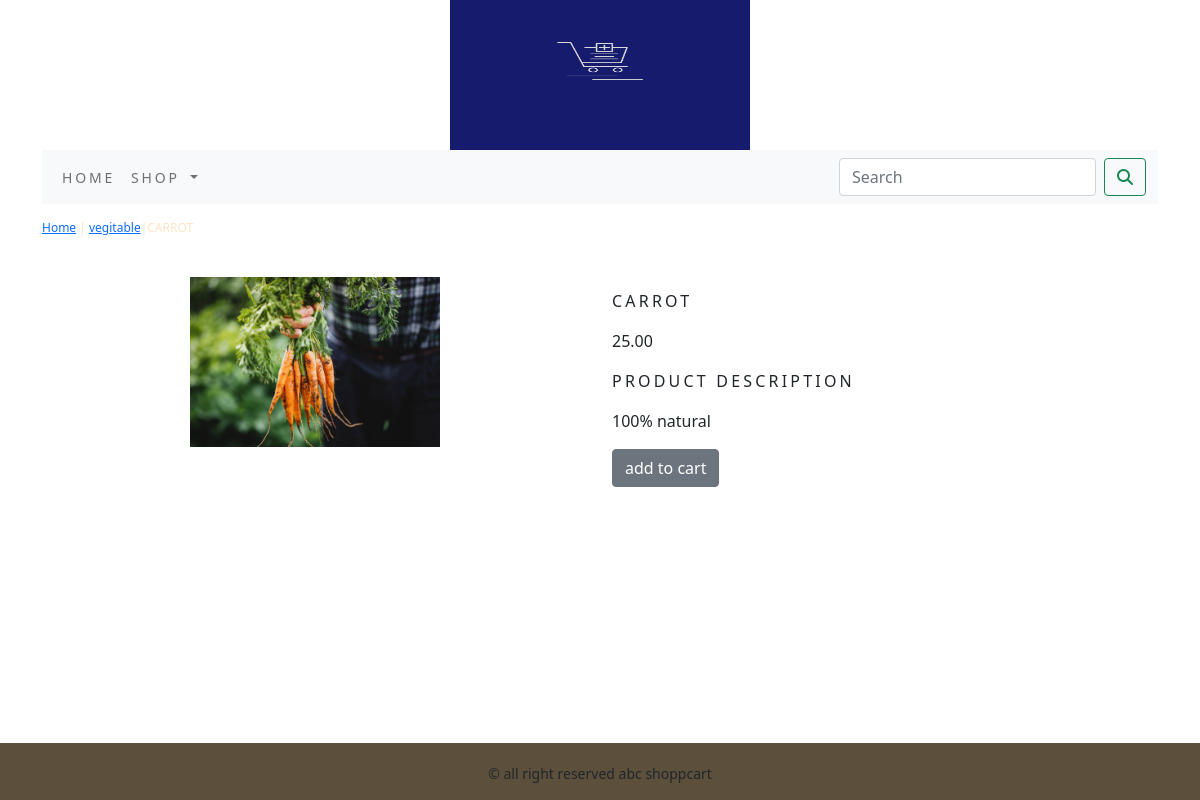
Screenshot of /shop/vegitable/carrot/ with the database file from the repository.
### shop/models.py (models this page shows, shortened)
class Product(models.Model):
    name=models.CharField(max_length=250,unique=True)
    slug=models.SlugField(max_length=250,unique=True)
    description=models.TextField(blank=True)
    price=models.DecimalField(max_digits=10,decimal_places=2)
    category=models.ForeignKey(Category,on_delete=models.CASCADE)
    image=models.ImageField(upload_to='product',blank=True)
    stock=models.IntegerField()
    available=models.BooleanField(default=True)
    created=models.DateTimeField(auto_now_add=True)
    updated=models.DateTimeField(auto_now=True)
    class Meta:
        ordering=('name',)
        verbose_name='product'
        verbose_name_plural='products'

class Category(models.Model):
    name=models.CharField(max_length=250,unique=True)
    slug=models.SlugField(max_length=250,unique=True)
    description=models.TextField(blank=True)
    image=models.ImageField(upload_to='category',blank=True)
    class Meta:
        ordering=('name',)
        verbose_name='category'
        verbose_name_plural='categories'
    def get_url(self):
        return reverse('shop:products_by_category',args=[self.slug])
    def __str__(self):
        return '{}'.format(self.name)

### shop/views.py (the view)
# urls.py: path('<slug:c_slug>/<slug:product_slug>/',views.prodetail,name='prodcatdetail')
def prodetail(request,c_slug,product_slug):
    try:
        product=Product.objects.get(category__slug=c_slug,slug=product_slug)
    except Exception as e:
        raise e
    return render(request,'product.html',{'product':product})

### cart/context_processors.py (called while the page is built)
def counter(request):
    item_count=0
    if 'admin' in request.path:
        return {}
    else:
        try:
            cart=Cart.objects.filter(cart_id=_cart_id(request))
            car_items=CartItem.objects.all().filter(cart=cart[:1])
            for cart_item in car_items:
                item_count +=cart_item.quantity
        except Cart.DoesNotExist:
            item_count=0
    return dict(item_count=item_count)

### cart/views.py (called while the page is built)
def _cart_id(request):
    cart=request.session.session_key
    if not cart:
        cart=request.session.create()
    return cart

### shop/context_processors.py (called while the page is built)
def menu_links(request):
    link=Category.objects.all()
    return dict(links=link)

### templates/product.html (shortened to what this page needs)
{% extends 'base.html' %}
{% load static %}
{% block content %}
<div class="row my_prod_row_class">
    <div class="mx_auto">
        <p><a href="{% url 'shop:allprodcat' %}">Home</a> | <a href="{{product.category.get_url}}">{{product.category}}</a>|{{product.name}}</p>
    </div>
<div class="container">
<br>
<div class="row">
    <div class="col-12 col-sm-12 col-md-12 col-lg-6 text-center">
        <div style="min-width:18rem">
            <img src="{{product.image.url}}" alt="{{product.name}}" width="250px" height="170px">
        </div>
    </div>
        <div class="col-12 col-sm-12 col-md-12 col-lg-6 ">
            <h1 class="my_prod_title">{{product.name}}</h1>
            <p>{{product.price}}<p>
            <p class="my_title">product Description<p>
            <p class="text-justify my_prod_text">{{product.description}}<p>
            {% if product.stock <= 0 %}
            <p class="text-justify my_prod_text"><b>out of stock</b></p>
            {% else %}
            <a class="btn btn-secondary" href="{% url 'cart:add_cart' product.id %}">add to cart</a>
            {% endif %}
        </div>
    </div>
</div>
</div>
{% endblock %}

### static/css/custom.css (style rules this page uses)
.my_title { font-size: 16px; text-transform: uppercase; letter-spacing: .2em; }
.my_prod_row_class { padding-top: 15px; padding-bottom: 20px; }
.my_prod_row_class .mx_auto { color: bisque; font-size: 12px; text-decoration: none; }
.my_prod_title { font-size: 16px; text-transform: uppercase; letter-spacing: .2em; padding-top: 15px; padding-bottom: 10px; }

### rows the page displays
Product: category "vegitable", name "CARROT", image (picture), price "25.00", description "100% natural"
